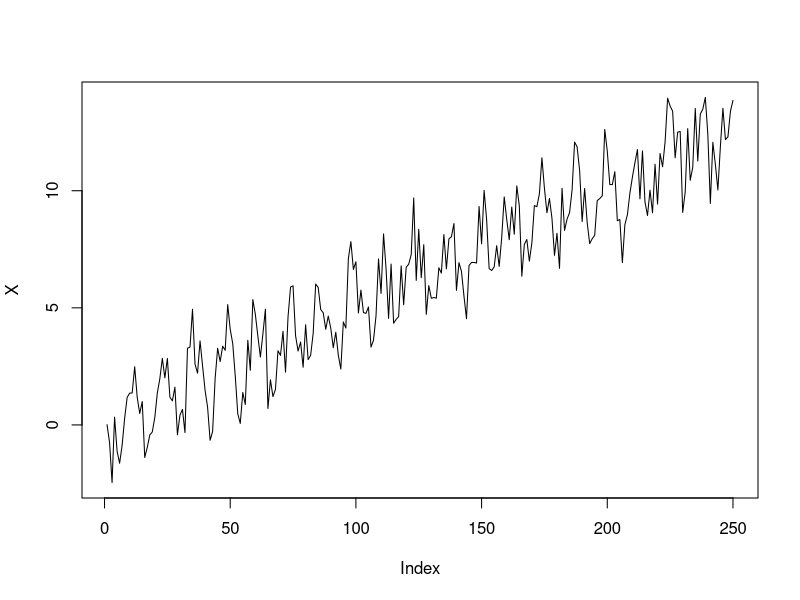

Generate this figure with R:
# homework #2: problem 2.c

# n is size of time series
n <- 250

w <- 0.5
beta0 <- 0
beta1 <- 0.05

# z(1),z(2) ~ N(0,1)
z <- rnorm(2, mean=0,sd=1)

# {e[t]}
e <- rnorm(n, mean=0,sd=1)

# {X[t]} is the time series of interest
X <- vector(length=n)

for (t in 1:n)
{
    X[t] = beta0 + beta1*t + z[1]*cos(w*t) + z[2]*sin(w*t) + e[t]
}

pdf(file="plot2_c.pdf")
plot(X,type="l")
